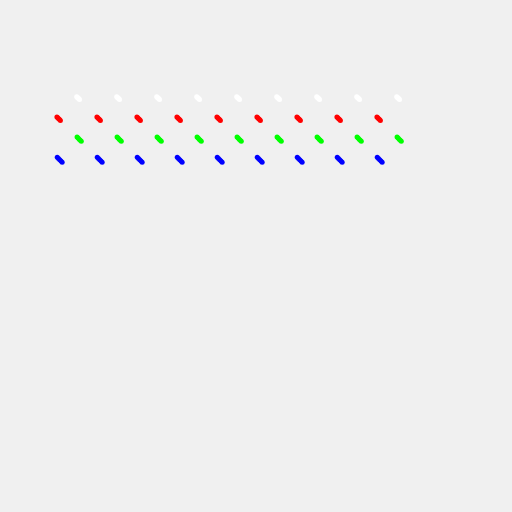
Frame 1 (no input)
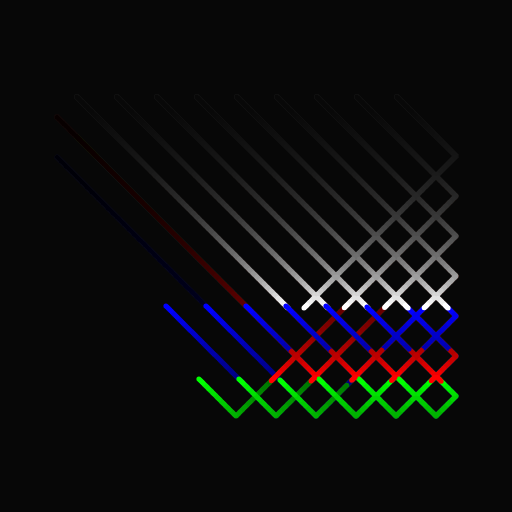
Frame 60 (no input)
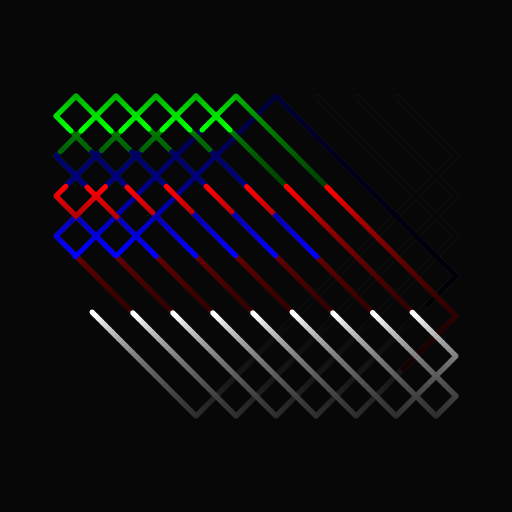
Frame 120 (the mouse pressed at the canvas centre since frame 60)

The p5.js sketch that drew these frames (run headless with seeded random() and noise() and a simulated clock; from frame 60 on, the mouse is pressed at the canvas centre):

// p5.js sketch
// ── sketch.js
const WIDTH = 512;
const DOT_X = 11;
const DOT_Y = 17;
const SCALE = 20;

let colours = [];

let env;
let lights;

function setup() {
  createCanvas(WIDTH, WIDTH);

  env = new Environment(DOT_X, DOT_Y, SCALE, width/2, height/2);

  colours = [color(255, 255, 255), color(255, 0, 0), color(0, 255, 0), color(0, 0, 255)];

  //Init lights
  lights = [];
  for (let i = 0; i < DOT_X-2; i++) {
    for (let k = 0; k < colours.length; k++) {
      let pos = env.getPosition(k, i);
      lights.push(new Light(pos, createVector(0.707, 0.707), 5, colours[k], env.getLimits(), env, 1+k/colours.length));
    }
  }
}

function draw() {
  background(0, 15);

  for (let light of lights) {
    for (let i = 0; i <  5; i++) {
      light.update();
      light.draw();
    }
  }
  // env.draw();
}



class Environment {
  constructor(width, height, scale, x, y) {
    this.w = width;
    this.h = height;
    this.scale = scale;
    this.dims = createVector((this.w-1)*this.scale, (this.h-1)*this.scale);
    this.pos = createVector(x - this.dims.x, y - this.dims.y/2);

    this.grid = [];
    this.n = this.initVerticies();
  }

  update() {

  }

  draw() {
    for (let row of this.grid) {
      for (let vertex of row) {
        vertex.draw(this.pos);
      }
    }
  }

  initVerticies() {
    let count = 0;
    let smaller = true;
    this.grid = [];
    for (let row = 0; row < this.h; row++) {
      let curRow = [];
      let adjustment = (smaller ? 1 : 0);
      for (let col = 0; col < this.w - adjustment; col++) {
        let offset = (col == 0) ? 0 : col;
        curRow.push(new Vertex(createVector(col + offset + adjustment, row), this.scale));
        count++;
      }
      smaller = !smaller;
      this.grid.push(curRow);
    }
    return count;
  }

  getPosition(row, col) {
    return this.grid[row][col].getPos(this.pos);
  }

  getLimits() { //[right, bottom, left, top]
    return [this.pos.x + this.dims.x*2, this.pos.y, this.pos.x, this.pos.y + this.dims.y];
  }

  checkDist(pos) {
    let nearest = null;
    for (let row of this.grid) {
      for (let vertex of row) {
        let vPos = vertex.getPos(this.pos);
        let distSq = pow((vPos.x-pos.x)/(this.dims.x*2), 2) + pow((vPos.y-pos.y)/(this.dims.y), 2);
        if (distSq < 0.0001) {
          nearest = vPos;
          break;
        }
      }
      if (nearest != null) break;
    }
    return nearest;
  }
}

class Vertex {
  constructor(pos, scale) {
    this.pos = pos;
    this.scale = scale;
  }

  getPos(envPos) {
    return createVector(envPos.x + this.pos.x * this.scale, envPos.y + this.pos.y * this.scale);
  }

  draw(envPos) {
    noStroke();
    fill(255, 255, 255);
    circle(envPos.x + this.pos.x * this.scale, envPos.y + this.pos.y * this.scale, 5);
  }
}

class Light {
  constructor(pos, vel, size, colour, limits, env, speed) {
    this.pos = pos;
    this.vel = vel;
    this.c = colour;
    this.r = size;
    this.limits = limits;
    this.env = env;

    this.speed = (speed==null) ? 2 : speed;
    this.vel = p5.Vector.mult(this.vel, this.speed);
  }

  update() {
    this.pos.add(this.vel);
    this.updateVel();
  }

  updateVel() {
    let change = false;
    if (this.pos.x > this.limits[0]){
      this.vel.set(-1*this.vel.x, this.vel.y);
      this.pos.set(this.limits[0], this.pos.y);
      change = true;
    }
    if (this.pos.x < this.limits[2]) {
      this.vel.set(-1*this.vel.x, this.vel.y);
      this.pos.set(this.limits[2], this.pos.y);
      change = true;
    }
    if (this.pos.y > this.limits[3]) {
      this.vel.set(this.vel.x, -1*this.vel.y);
      this.pos.set(this.pos.x, this.limits[3]);
      change = true;
    }
    if (this.pos.y < this.limits[1]) {
      this.vel.set(this.vel.x, -1*this.vel.y);
      this.pos.set(this.pos.x, this.limits[1]);
      change = true;
    }

    if (change) {
      let newPos = this.env.checkDist(this.pos);
      if (newPos != null) {
        this.pos.set(newPos.x, newPos.y);
      }
    }
  }

  draw() {
    noStroke();
    fill(this.c);
    circle(this.pos.x, this.pos.y, this.r);
  }
}
